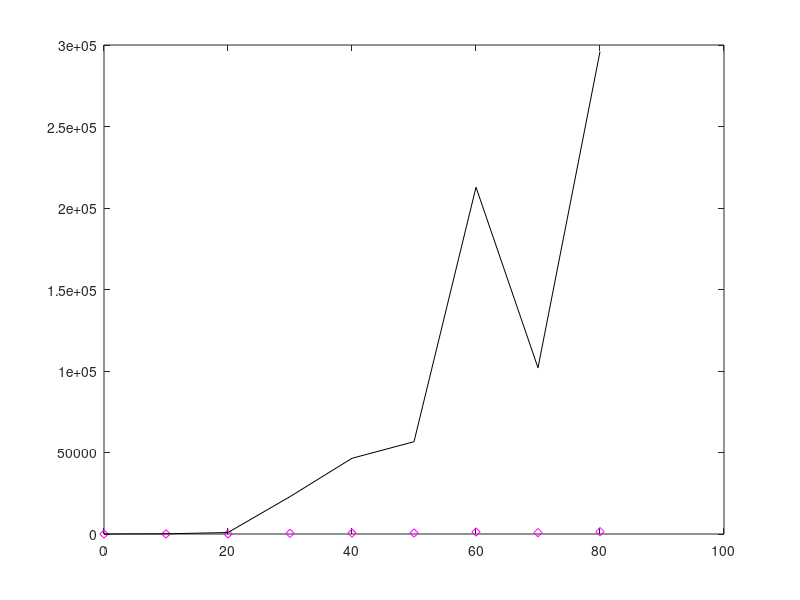

This chart was generated by the following MATLAB code: (Note: this script raises an error after producing the figure.)
%Plotting Data vs. Model Predictions
%Campbell Braun, homework 2, problem 1
%Sophie Coe, Grace Greer

clear, clc;

%PART A
V = [0, 10, 20, 30, 40, 50, 60, 70, 80];
MF = [0, 25, 70, 380, 550, 610, 1220, 830, 1450]; %measured force
PF = [0]; %predicted force

for i=1:9
    PF(i) = 0.271 * MF(i)^1.91;
end


plot (V, MF, 'md')
hold on
plot(V, PF, 'k-') %plotting the theoretical equation line
axis ([0 100 0 300000])
yscale('log')
title('Measured Force vs. Predicted Force on an Object')
legend('Measured Force', 'Predicted Force')
xlabel('Velocity (m/s)')
ylabel('Force (N)')

%PART B

total = 0;

for i=1:9
    c = PF(i) - MF(i);
    total = total + c;
end

RMSE = sqrt((total^2)/9)

%The value of the RMSE is 2.4418e+05, which is in Newtons, so 2.4418e+05 N



